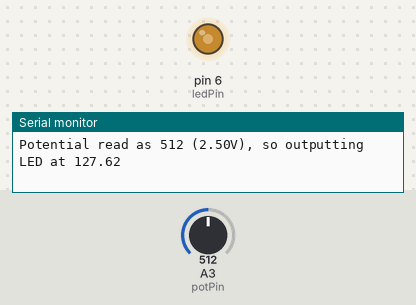
Simulated run of this sketch. Board: Arduino Uno, built with avr-gcc and run on an emulated ATmega328P. On the bench: output pins drawn as LEDs (lit = HIGH), the last lines printed to the serial monitor. The inputs (shaded band) are chosen by the test bench; at power-on: A3 (potPin) = 512.

Above: at 1.2 s.
1.3 s: A3 (potPin) set to 716
At 2.0 s:
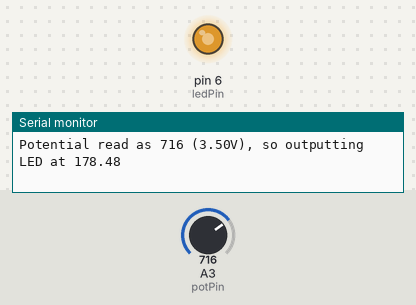
3.0 s: A3 (potPin) set to 900
At 3.4 s:
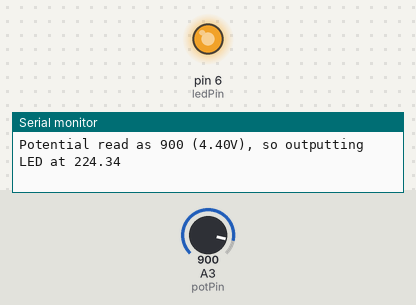
4.5 s: A3 (potPin) set to 122
At 4.8 s:
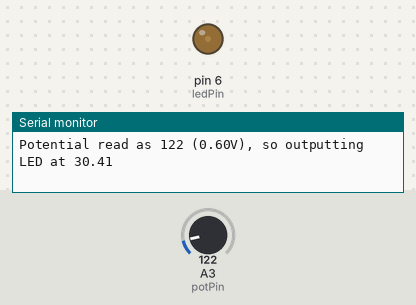
6.0 s: A3 (potPin) set to 0
At 7.2 s:
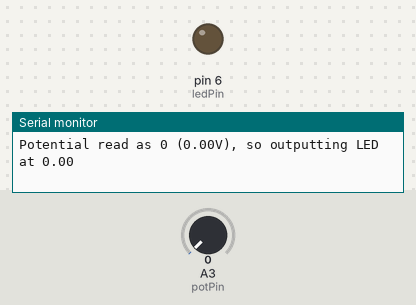
7.5 s: A3 (potPin) set to 511
At 8.8 s:
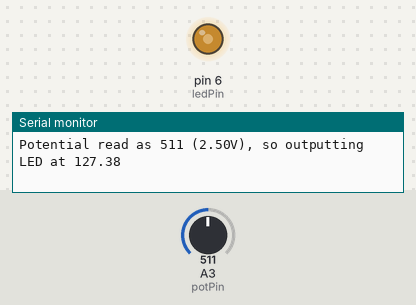
Timing chart, 0 to 10.0 s (numbered marks = the images above; inputs shaded):
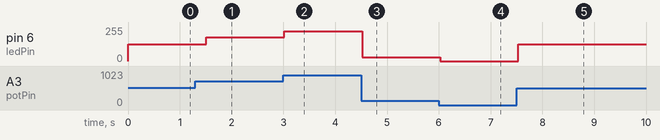

Measured:
- after the input at 1.3 s, pin 6 (ledPin): 127/255 → 178/255 after 0.21 s
- after the input at 3.0 s, pin 6 (ledPin): 178/255 → 224/255 at once
- after the input at 4.5 s, pin 6 (ledPin): 224/255 → 30/255 at once
- after the input at 6.0 s, pin 6 (ledPin): 30/255 → 0/255 at once
- after the input at 7.5 s, pin 6 (ledPin): 0/255 → 127/255 at once

The sketch:

lesson_14_session.ino
```cpp
//vars
int potPin = A3;
int ledPin = 6;
int potVal;
float ledVal;


void setup() {
    pinMode(potPin, INPUT);
    pinMode(ledPin, OUTPUT);
    Serial.begin(9600);
}

void loop() {
    potVal = analogRead(potPin);
    ledVal = (255./1023.) * potVal;
    analogWrite(ledPin,ledVal);
    Serial.print("Potential read as ");
    Serial.print(potVal);
    Serial.print(" (");
    Serial.print(potVal*5./1023.);
    Serial.print("V), so outputting LED at ");
    Serial.println(ledVal);
    delay(300);
}
```
